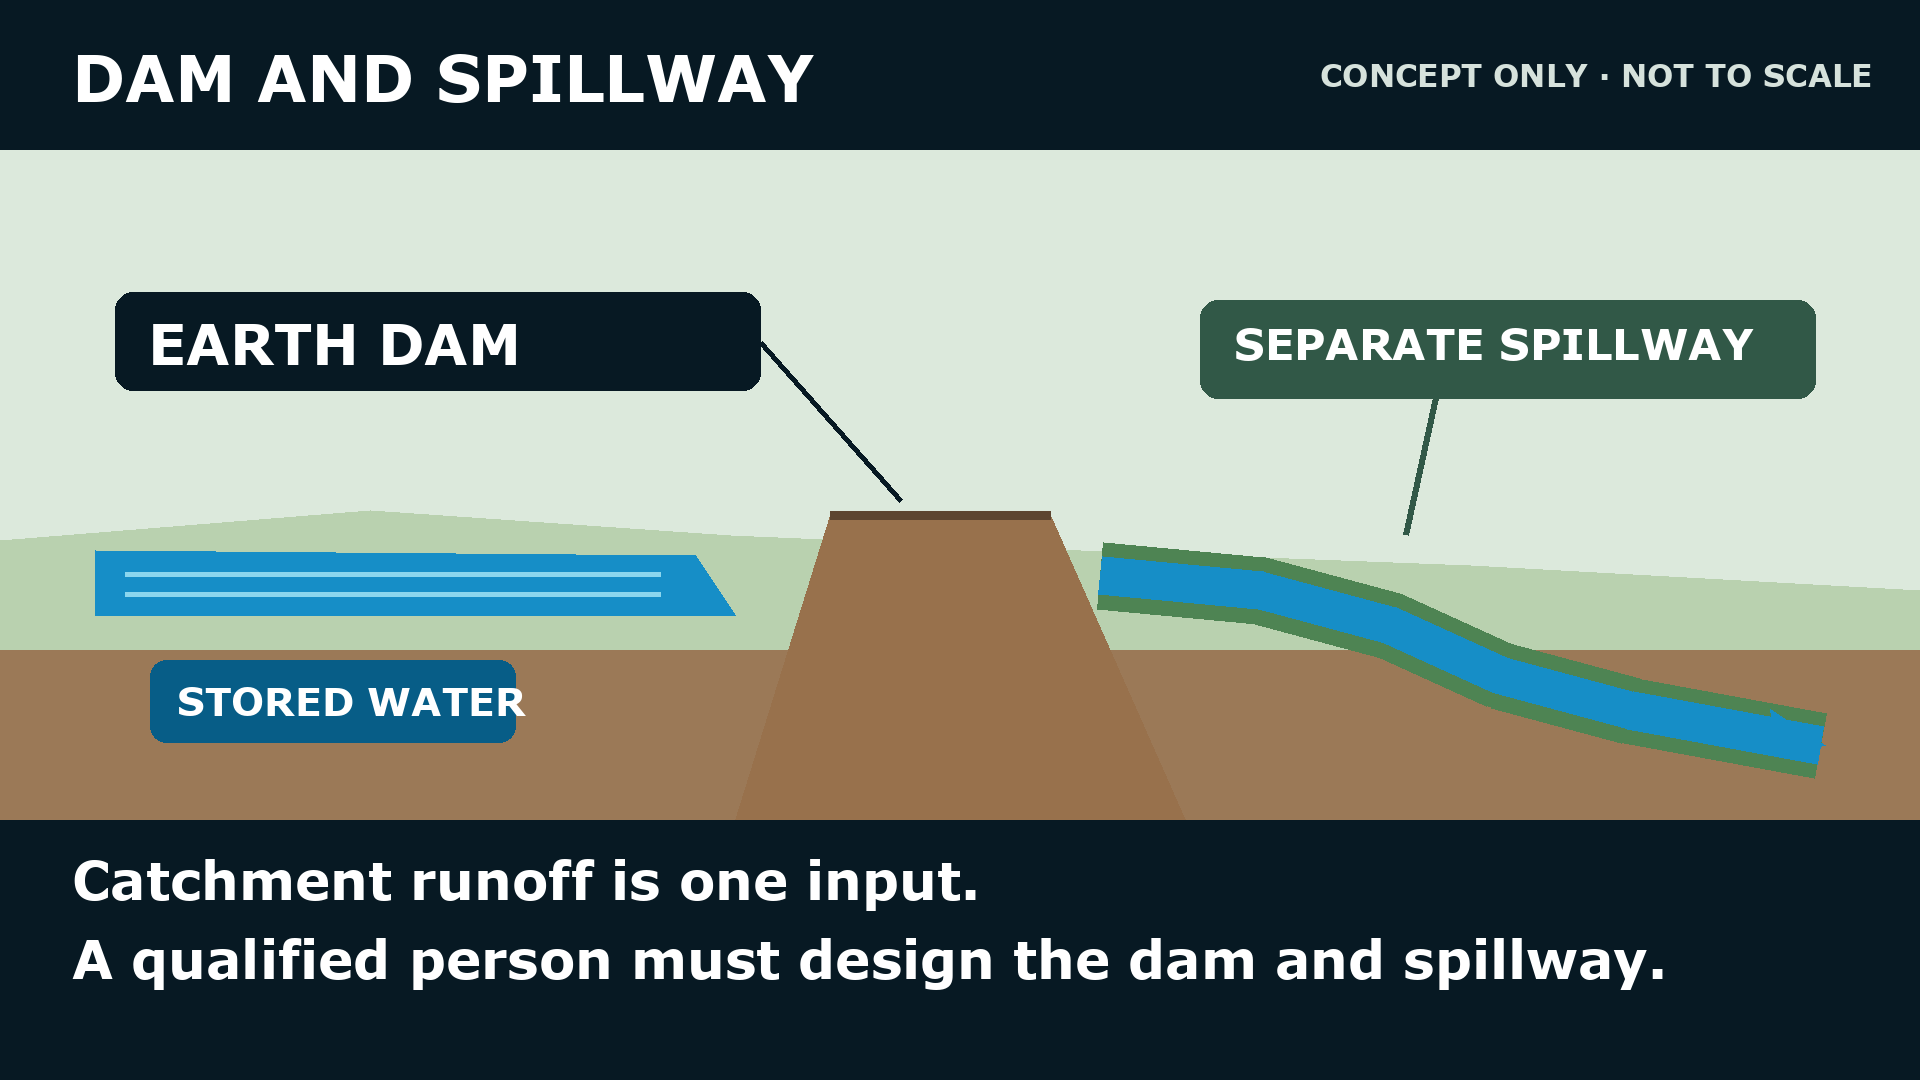

The Python source for this figure:
from pathlib import Path

from PIL import Image, ImageDraw, ImageFont


HERE = Path(__file__).resolve().parent
OUT = HERE / "water-l2-slide12-v2-phone-redesign.png"
PHONE = HERE / "water-l2-slide12-v2-phone-fit-269.png"
W, H = 1920, 1080
im = Image.new("RGB", (W, H), "#f3f0e6")
d = ImageDraw.Draw(im)

def font(size, bold=False):
    name = "Verdana Bold.ttf" if bold else "Verdana.ttf"
    return ImageFont.truetype(f"/System/Library/Fonts/Supplemental/{name}", size)

navy = "#071923"
green = "#315847"
blue = "#168ec7"
soil = "#98714c"
cream = "#f3f0e6"
white = "#ffffff"

# A short title and explicit concept limit survive a narrow phone view.
d.rectangle((0, 0, W, 150), fill=navy)
d.text((72, 37), "DAM AND SPILLWAY", font=font(64, True), fill=white)
d.text((1320, 55), "CONCEPT ONLY · NOT TO SCALE", font=font(31, True), fill="#d6e2dc")

# Unspecified runoff and a retained pond are shown as a broad concept, not a
# surveyed profile. No dimensions, construction layers, or safe capacity claim.
d.rectangle((0, 150, W, 820), fill="#dce9dc")
d.polygon([(0, 540), (370, 510), (730, 535), (1080, 550), (1470, 565), (1920, 590), (1920, 820), (0, 820)], fill="#b9d1af")
d.rectangle((0, 650, 1920, 820), fill="#9b7957")

# The pond is held behind an illustrative earth barrier.
d.polygon([(95, 550), (695, 555), (735, 615), (95, 615)], fill=blue)
for y in (574, 594):
    d.line((125, y, 660, y), fill="#8bd6ee", width=5)

# Simple earth barrier. Its stylised outline is not a buildable section.
d.polygon([(735, 820), (830, 515), (1050, 515), (1185, 820)], fill=soil)
d.line((830, 515, 1050, 515), fill="#5d4631", width=9)

# A distinct bypass route is drawn around the barrier at right, separate from it.
d.line([(1100, 575), (1260, 590), (1390, 625), (1500, 675), (1630, 710), (1820, 745)], fill="#4e8453", width=68, joint="curve")
d.line([(1100, 575), (1260, 590), (1390, 625), (1500, 675), (1630, 710), (1820, 745)], fill=blue, width=39, joint="curve")
d.polygon([(1825, 745), (1770, 709), (1777, 756)], fill=blue)

# Oversized labels point to the concepts, rather than to construction features.
d.rounded_rectangle((115, 292, 760, 390), radius=18, fill=navy)
d.text((148, 308), "EARTH DAM", font=font(56, True), fill=white)
d.line((760, 342, 900, 500), fill=navy, width=6)
d.rounded_rectangle((1200, 300, 1815, 398), radius=18, fill=green)
d.text((1234, 316), "SEPARATE SPILLWAY", font=font(43, True), fill=white)
d.line((1435, 398, 1405, 535), fill=green, width=6)
d.rounded_rectangle((150, 660, 515, 742), radius=16, fill="#075d87")
d.text((177, 676), "STORED WATER", font=font(39, True), fill=white)

# Phone-first statement: concise and readable, with full exact wording retained
# in the lesson narration and review packet rather than squeezed onto this slide.
d.rectangle((0, 820, W, H), fill=navy)
d.text((72, 846), "Catchment runoff is one input.", font=font(53, True), fill=white)
d.text((72, 925), "A qualified person must design the dam and spillway.", font=font(53, True), fill=white)

im.save(OUT, optimize=True)
im.resize((269, 151), Image.Resampling.LANCZOS).save(PHONE, optimize=True)
